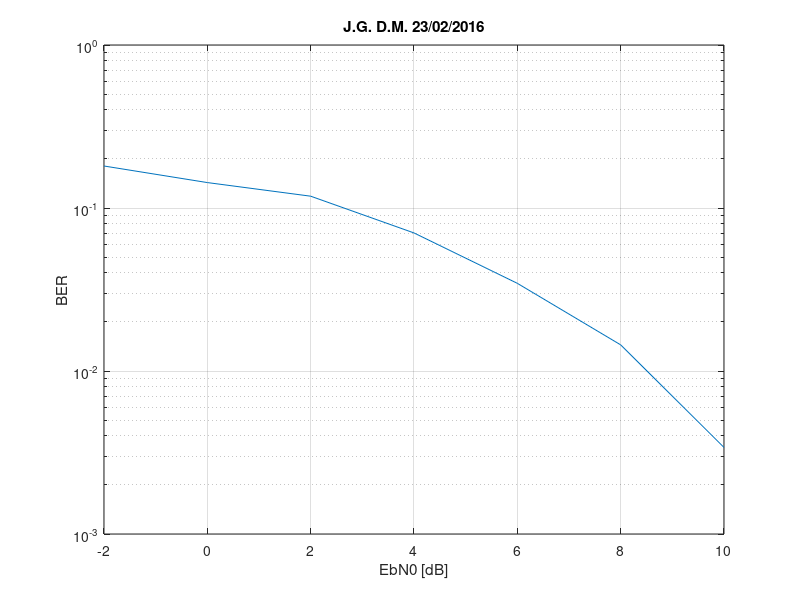
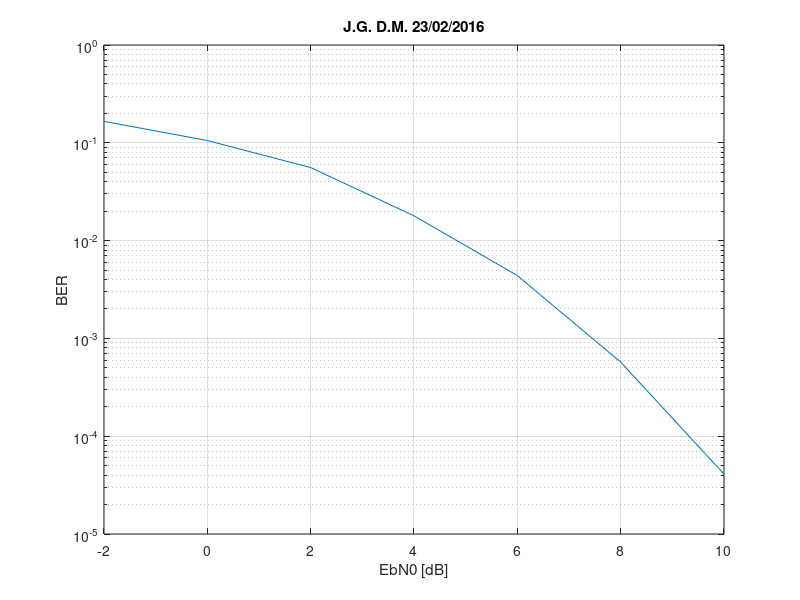
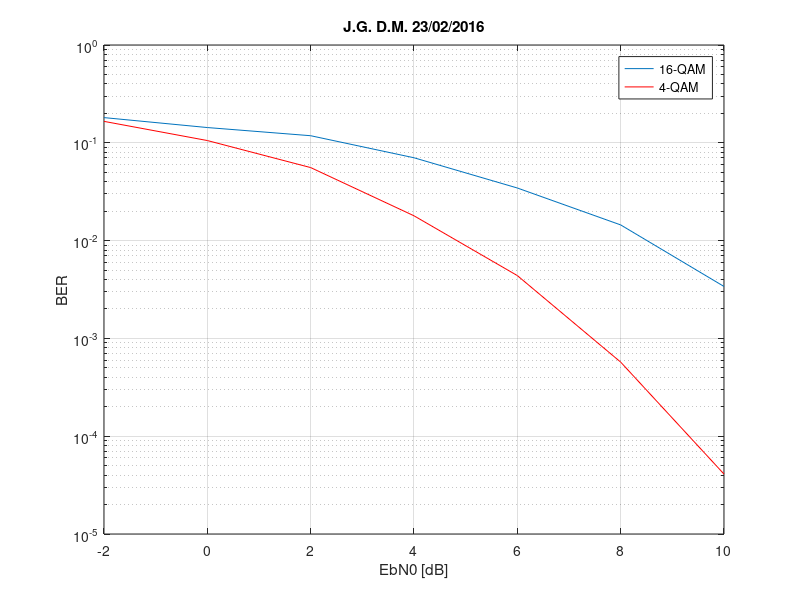

Write MATLAB code to recreate these figures, in order.
%e1
% Entrega dia 29/02/2016
% jaimejacob65@gmail.com
clear all
clc

b=4; 
M=2^b;
Nfft=128; 
Nffth=Nfft/2;
Nblock=Nffth*b;
Ng = 16; 
Nsym= Nfft+Ng;
Tsym=0.001;
SNRbdB=10;

EbN0 = [10 8 6 4 2 0 -2];

BER16QAM = [3.3967e-3 1.4468e-2 3.4505e-2 7.0312e-2 1.1816e-1 1.4323e-1 1.8099e-1];
BER4QAM = [4.1e-5 5.7235e-4 4.3890e-3 1.7933e-2 5.5804e-2 1.0547e-1 1.6562e-1];

figure(1)
semilogy(EbN0, BER16QAM);
title('J.G. D.M. 23/02/2016')
xlabel('EbN0 [dB]')
ylabel('BER')
grid on

figure(2)
semilogy(EbN0, BER4QAM);
grid on
title('J.G. D.M. 23/02/2016')
xlabel('EbN0 [dB]')
ylabel('BER')

figure(3)
semilogy(EbN0, BER16QAM);
hold on
semilogy(EbN0, BER4QAM, 'r');
grid on
hold off
legend({'16-QAM', '4-QAM'});
title('J.G. D.M. 23/02/2016')
xlabel('EbN0 [dB]')
ylabel('BER')
